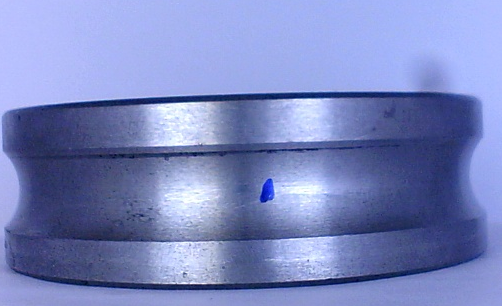
#> input picture before.PNG, 502 x 306 px
$ python untitled4.py   (older library calls are emulated)
#> lines starting #> are read from the running program, lines starting #| are printed output that depends on the picture; after the words box and inside, x2 and y2 are one past the last pixel; in counts of white or black regions, pixels touching at a corner belong together
# -*- coding: utf-8 -*-
"""Untitled4.ipynb

Automatically generated by Colaboratory.

Original file is located at
    https://colab.research.google.com/drive/1nZ9r9YNnpHzftg8FYtwp13v8BgL35vMg
"""

from imutils import contours
from skimage import measure
import numpy as np
import matplotlib.pyplot as plt
import argparse
import imutils
import cv2

img_address = input()
#> the answer given: before.PNG


image = cv2.imread(img_address)
#> image is the input picture: shape (306, 502, 3); mean B, G, R 190.5, 134.7, 122.8
plt.imshow(image)
imf = image.copy()

def canny(im):
  BLUR = 21
  CANNY_THRESH_1 = 10
  CANNY_THRESH_2 = 250
  MASK_DILATE_ITER = 10
  MASK_ERODE_ITER = 10
  MASK_COLOR = (255.0,255.0,255.0) # In BGR format
  img = np.asarray(imf)
  gray = cv2.cvtColor(img,cv2.COLOR_BGR2GRAY)
  edges = cv2.Canny(gray, CANNY_THRESH_1, CANNY_THRESH_2)
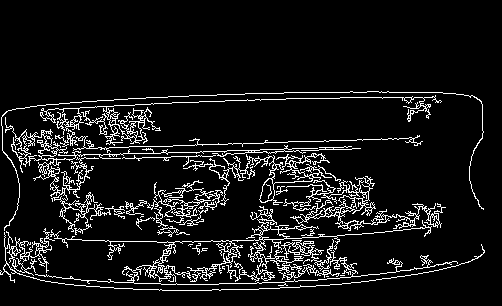
#> edges: shape (306, 502); 8.7% white in thin lines or dots, all inside (x1, y1, x2, y2) = (0, 91, 485, 291)
  edges = cv2.dilate(edges, None)
#> edges: shape (306, 502); 24.8% white; 1 white region, box (x1, y1, x2, y2) and area: (0, 90, 486, 292) 38162
  edges = cv2.erode(edges, None)
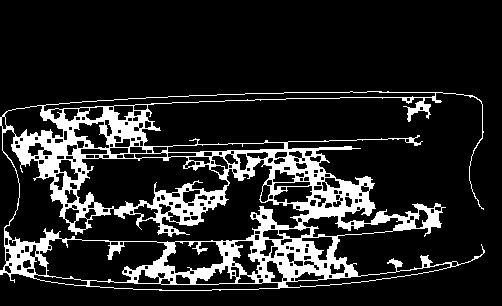
#> edges: shape (306, 502); 14.8% white; 1 white region
  contour_info = []
  _, contours, _ = cv2.findContours(edges, cv2.RETR_LIST, cv2.CHAIN_APPROX_NONE)
#> contours = 261 contours, 101 with area under 20; largest, box (x1, y1, x2, y2) and area: (0, 91, 485, 291) 57807, (2, 129, 310, 244) 10003, (76, 156, 229, 210) 5139, (39, 238, 168, 283) 3888, (43, 91, 436, 112) 2285
  for c in contours:
      contour_info.append((
          c,
          cv2.isContourConvex(c),
          cv2.contourArea(c),
      ))
#> after the loop, contour_info = 261 items
  contour_info = sorted(contour_info, key=lambda c: c[2], reverse=True)
  max_contour = contour_info[0]
#> max_contour = 3 items, first 3: contour of 3304 points, box (x1, y1, x2, y2) (0, 91, 485, 291), area 57807, False, 57807
  mask = np.zeros(edges.shape)
  cv2.fillConvexPoly(mask, max_contour[0], (255))
#> mask: shape (306, 502) float64; 53% white; 2 black regions, box (x1, y1, x2, y2) and area: (0, 0, 502, 306) 70926, (0, 126, 19, 270) 1328
  mask = cv2.dilate(mask, None, iterations=MASK_DILATE_ITER)
#> mask: shape (306, 502) float64; 65.6% white; 3 black regions, box (x1, y1, x2, y2) and area: (0, 0, 502, 306) 52301, (350, 246, 410, 264) 342, (0, 171, 8, 210) 204
  mask = cv2.erode(mask, None, iterations=MASK_ERODE_ITER)
#> mask: shape (306, 502) float64; 54.7% white; 3 black regions, box (x1, y1, x2, y2) and area: (0, 0, 502, 306) 66291, (340, 236, 420, 274) 2362, (0, 161, 18, 220) 954
  mask = cv2.GaussianBlur(mask, (BLUR, BLUR), 0)
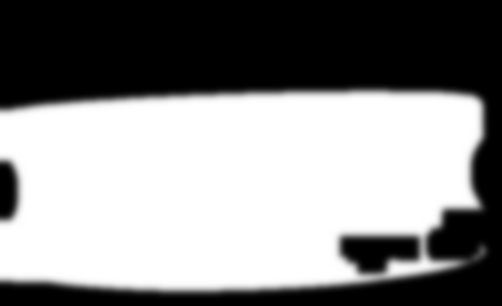
#> mask: shape (306, 502) float64; min 0, max 255, mean 139.5; drawn with min black and max white
  mask_stack = np.dstack([mask]*3)    # Create 3-channel alpha mask


  mask_stack  = mask_stack.astype('float32') / 255.0          # Use float matrices,
  img         = img.astype('float32') / 255.0                 # for easy blending

  masked = (mask_stack * img) + ((1-mask_stack) * MASK_COLOR) # Blend
  masked = (masked * 255).astype('uint8')
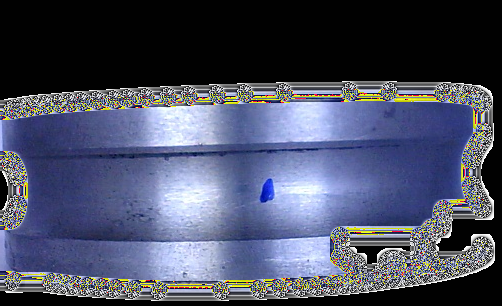
#> masked: shape (306, 502, 3); mean of channels 0, 1, 2 99.4, 78.4, 73.6; drawn as B, G, R

  c_red, c_green, c_blue = cv2.split(img)
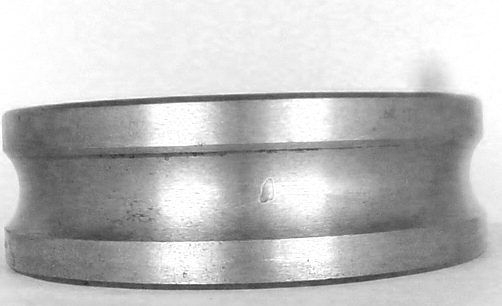
#> c_red: shape (306, 502) float32; min 0.161, max 1, mean 0.747
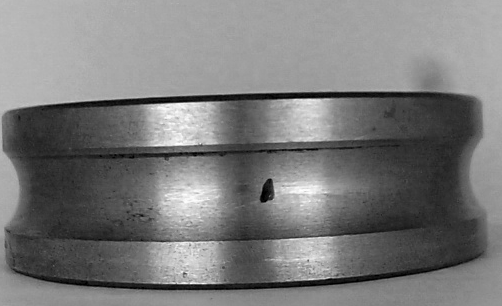
#> c_blue: shape (306, 502) float32; min 0, max 1, mean 0.481
  img_a = cv2.merge((c_red, c_green, c_blue, mask.astype('float32') / 255.0))

  x = 70
  y = 280
  w = 440
  h = 100
  crop_img = im[y:y+h, x:x+w]
  return crop_img

crop = canny(image)
plt.imshow(crop)


crop.shape
image.shape

cropimg1 = cv2.cvtColor(crop,cv2.COLOR_BGR2GRAY) # or convert
clahe = cv2.createCLAHE(clipLimit=2.0, tileGridSize=(8,8))
cl1 = clahe.apply(cropimg1)
plt.imshow(cl1)

gamma = 1.5 # Gamma < 1 ~ Dark  ;  Gamma > 1 ~ Bright

gamma_correction = ((cl1/255) ** (1/gamma))
plt.figure(figsize = (5,5))
plt.imshow(gamma_correction)


newarr = np.asarray([[1,1,1,1], [1,1,1,1],[1,1,1,1]])
from scipy.ndimage import convolve
x = convolve(gamma_correction,newarr)
plt.imshow(x)
plt.show()
#> figure, not shown here; B, G, R data is drawn as R, G, B

newarr = np.asarray([[1,1,1,1], [1,1,1,1],[1,1,1,1]])
from scipy.ndimage import convolve
x = convolve(gamma_correction,newarr)
plt.imshow(x)
plt.show()

copy = x.copy()

mini = x.min()
#> mini = 2.74
maxi = x.max()
#> maxi = 11.49

x = (255/(maxi-mini))*(x-mini)
img2 = np.zeros(x.shape)

for i in range(0,x.shape[0]-5):
  for j in range(0,x.shape[1]-5):
    if(x[i][j]>30):
      x[i][j] = 0
    else:
      x[i][j] = 255

plt.imshow(x)
plt.show()


x.max()

x.min()

plt.hist(x.reshape(x.shape[0]*x.shape[1]))
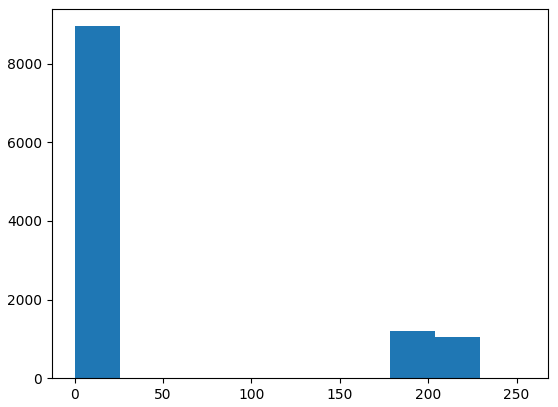
#> figure drawn by matplotlib, 1 panel; tallest bar 8951 high, from x = 0 to 25.5
